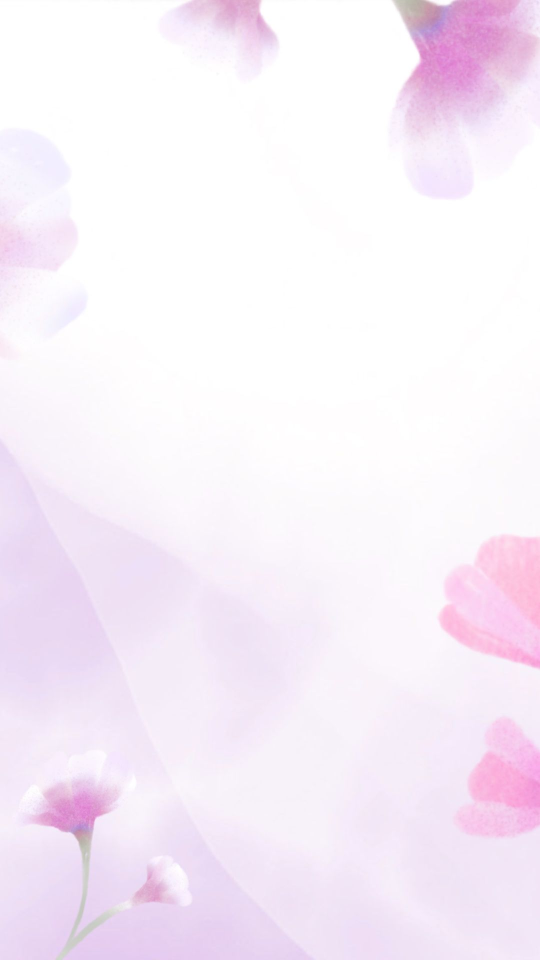
#> input picture rose_bg.jpg, 1080 x 1920 px (shown at 1/2 size); its folder holds only this picture in this run
$ python -i image_generator.py   (imports and definitions only)
#> lines starting #> are read from the running program, lines starting #| are printed output that depends on the picture; after the words box and inside, x2 and y2 are one past the last pixel; in counts of white or black regions, pixels touching at a corner belong together
import cv2
import numpy as np
import tkinter as tk
from tkinter import filedialog
from PIL import Image, ImageTk
import matplotlib.pyplot as plt

# Global variables
image = None
gray_3ch = None
edges_3ch = None
is_running = False

# Convert image
def convert_img(img):
    img = cv2.cvtColor(img, cv2.COLOR_BGR2RGB)
    return ImageTk.PhotoImage(Image.fromarray(img))

def show_image(img):
    img_tk = convert_img(img)
    panel.config(image=img_tk)
    panel.image = img_tk

# Popup
# [4 lines left out: function show_popup, not called in this run]

# Upload
def upload_image():
    global image, gray_3ch, edges_3ch

    path = filedialog.askopenfilename()
#> the answer given: rose_bg.jpg
    if not path:
        return

    image = cv2.imread(path)
#> image is the input picture: shape (1920, 1080, 3); mean B, G, R 248.6, 238.3, 247.6
    image = cv2.resize(image, (500, 500))
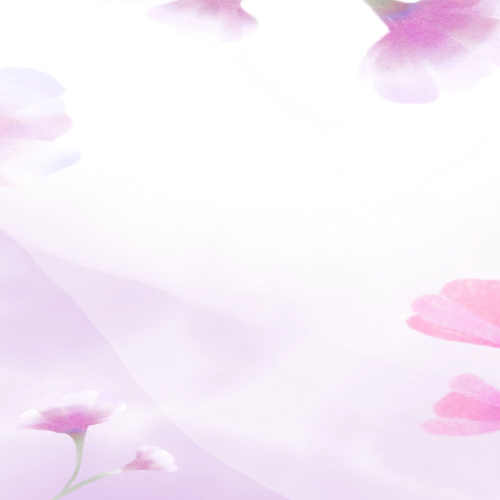
#> image: shape (500, 500, 3); mean B, G, R 248.6, 238.3, 247.6

    gray = cv2.cvtColor(image, cv2.COLOR_BGR2GRAY)
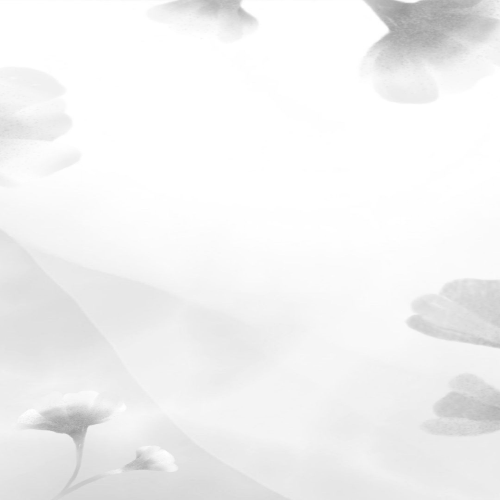
#> gray: shape (500, 500); min 153, max 255, mean 242.2
    gray = cv2.GaussianBlur(gray, (5,5), 0)
    edges = cv2.Canny(gray, 100, 200)
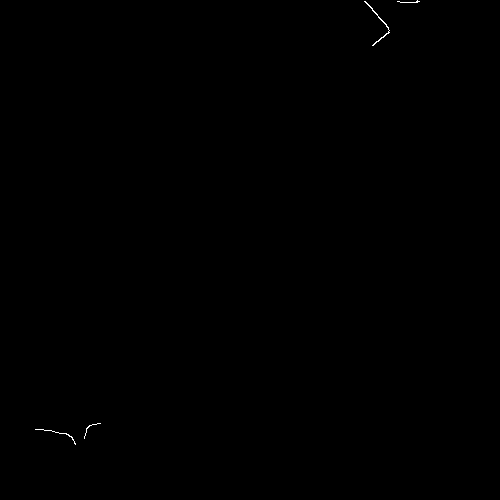
#> edges: shape (500, 500); 0.08% white in thin lines or dots, all inside (x1, y1, x2, y2) = (35, 0, 420, 445)

    gray_3ch = cv2.cvtColor(gray, cv2.COLOR_GRAY2BGR)
    edges_3ch = cv2.cvtColor(edges, cv2.COLOR_GRAY2BGR)

    show_image(image)
    enable_buttons()
    show_popup("Image Uploaded ✔")

# Enable buttons
def enable_buttons():
    for b in action_buttons:
        b.config(state="normal")

def disable_buttons():
    for b in action_buttons:
        b.config(state="disabled")

# Basic views
def show_original():
    show_image(image)
    show_popup("Original")

def show_gray():
    show_image(gray_3ch)
    show_popup("Grayscale")

def show_edges():
    show_image(edges_3ch)
    show_popup("Edges")

# 📸 Filters
# [131 lines left out: functions snapchat_filter, insta_warm, insta_bw, cool_filter, show_3d, stop_3d and 2 more, not called in this run]

# GUI
# [6 lines not run here, left out]
# [1 line that did not run here, left out]
# [1 line not run here, left out]

# Sidebar
# [1 line that did not run here, left out]
# [7 lines not run here, left out]
# [1 line that did not run here, left out]
# [1 line that did not run here, left out]
# [1 line that did not run here, left out]

# Filters
# [1 line that did not run here, left out]
# [1 line that did not run here, left out]
# [1 line that did not run here, left out]
# [1 line that did not run here, left out]

# [1 line that did not run here, left out]
# [1 line that did not run here, left out]
# [1 line that did not run here, left out]
# [1 line not run here, left out]

# [3 lines that did not run here, left out]
# [1 line not run here, left out]

# Main area
# [1 line that did not run here, left out]
# [5 lines not run here, left out]

# [1 line that did not run here, left out]
# [1 line not run here, left out]

# [2 lines that did not run here, left out]

# [1 line not run here, left out]

#> (the run stopped early here; a loop or call above may not have finished)
